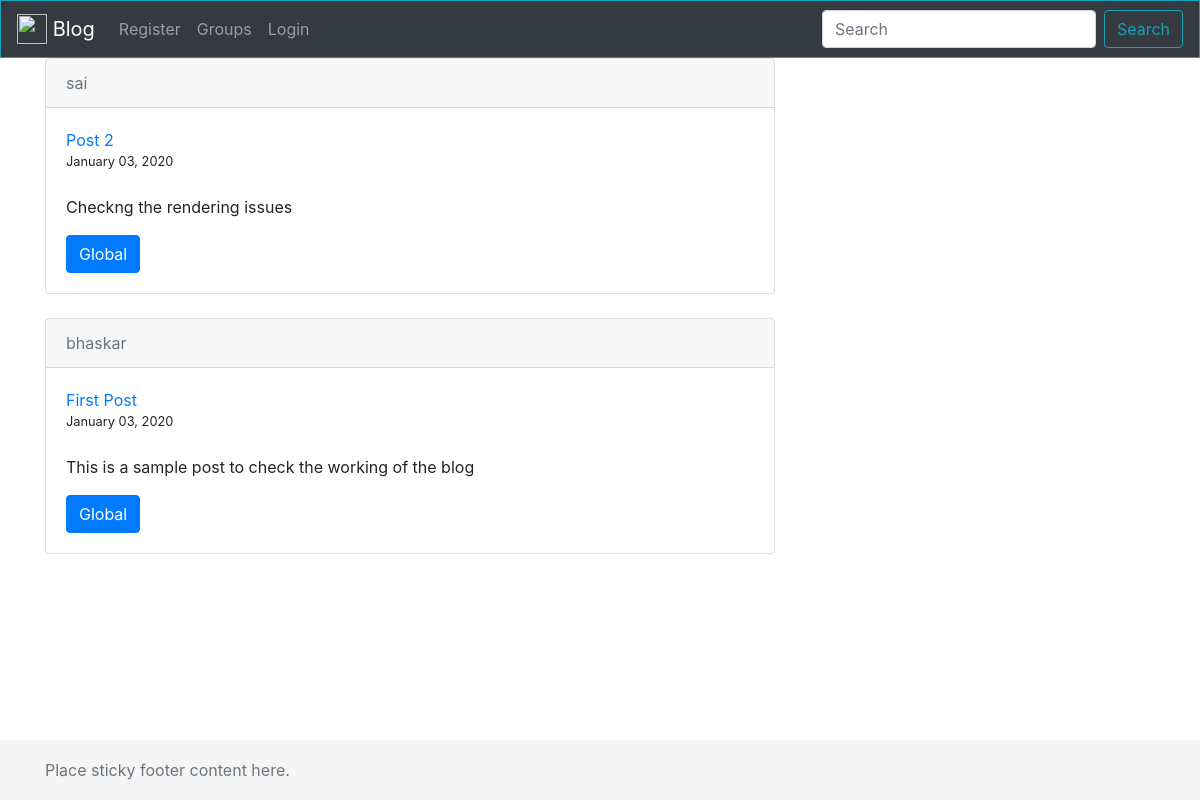
/groups/Global, run on an earlier commit of the app's database.
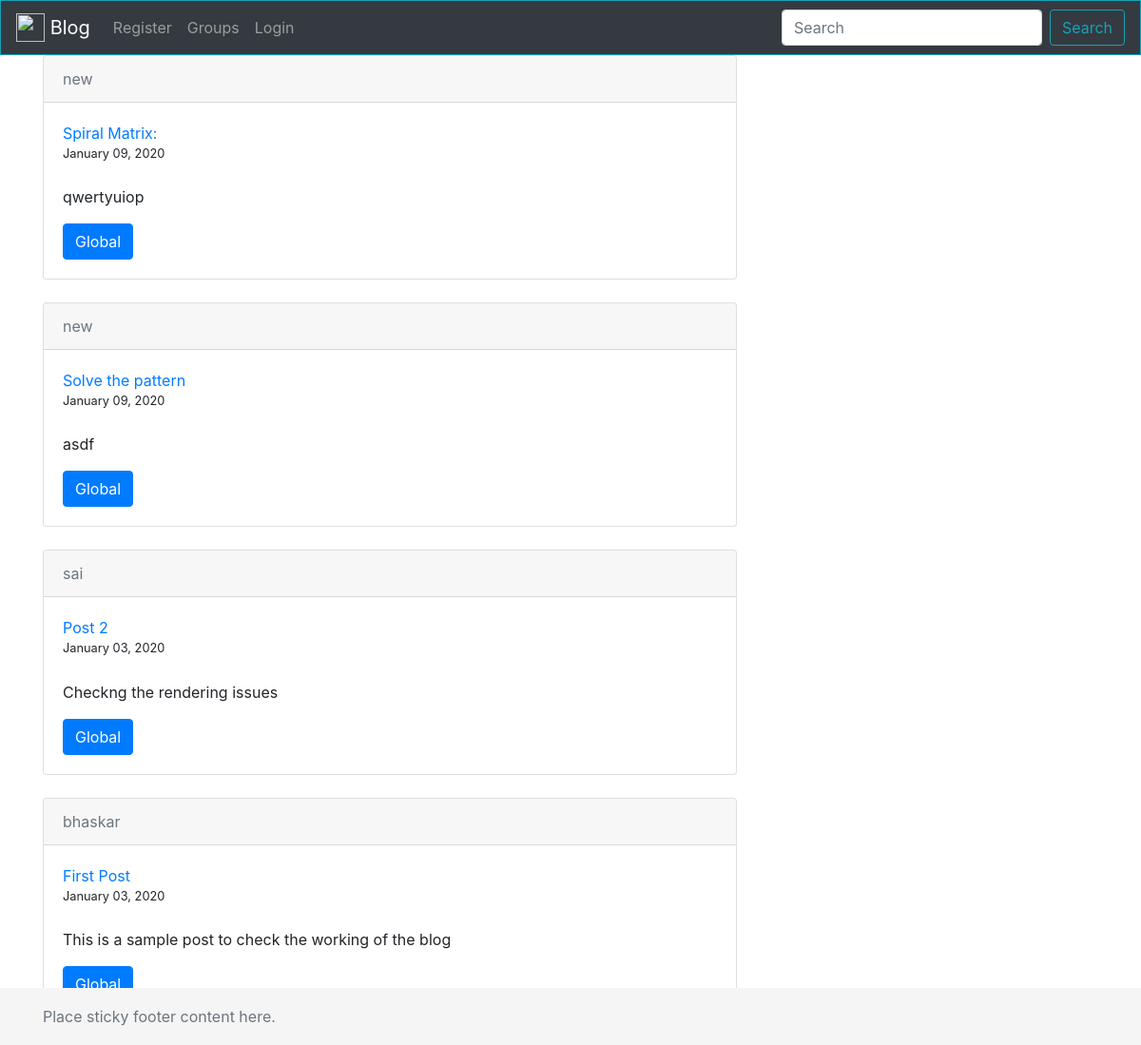
And on a later commit of the database.
### post/models.py (models this page shows, shortened)
class Posts(models.Model):
	title = models.CharField(max_length = 100)
	context = models.TextField()
	date_posted = models.DateTimeField(default = timezone.now)
	user = models.ForeignKey(User, on_delete = models.CASCADE)
	groups = models.ForeignKey(Com, on_delete = models.CASCADE)

### groups/models.py (models this page shows, shortened)
class Com(models.Model):
	name = models.CharField(max_length = 100, primary_key=True)
	def __str__(self):
		return self.name

### post/views.py (the view)
# urls.py: path('groups/<str:name>', GListView.as_view(), name = 'group-posts'),
class GListView(ListView):
	model = Posts
	template_name = 'post/user_posts.html'
	context_object_name = 'posts'
	ordering = ['-date_posted']
	def get_queryset(self):
		name = get_object_or_404(Com, name=self.kwargs.get('name'))
		return Posts.objects.filter(groups=name).order_by('-date_posted')

### templates/post/user_posts.html (shortened to what this page needs)
{% extends "post/header.html"%}
{% block content %}
{% for post in posts %}
<div class="card">
  <div class="card-header">
    <a class="card-subtitle mb-2 text-muted" href="{% url 'user-posts' post.user.username %}">{{ post.user }}</a>
  </div>
  <div class="card-body">
    <a class="card-title" href="{% url 'post-detail' post.id %}">{{ post.title }}</a>
    <small>{{ post.date_posted|date:"F d, Y" }}</small>
    <p class="card-text">{{ post.context }}</p>
    <a href="{% url 'groups' %}{{ post.groups }}" class="btn btn-primary">{{ post.groups }}</a>
  </div>
</div>
{% endfor %}
{% endblock content %}

What changed in the data, as far as the page shows it:
added Posts: user "new", title "Spiral Matrix:", date_posted "January 09, 2020", context "qwertyuiop", groups "Global"
added Posts: user "new", title "Solve the pattern", date_posted "January 09, 2020", context "asdf", groups "Global"
